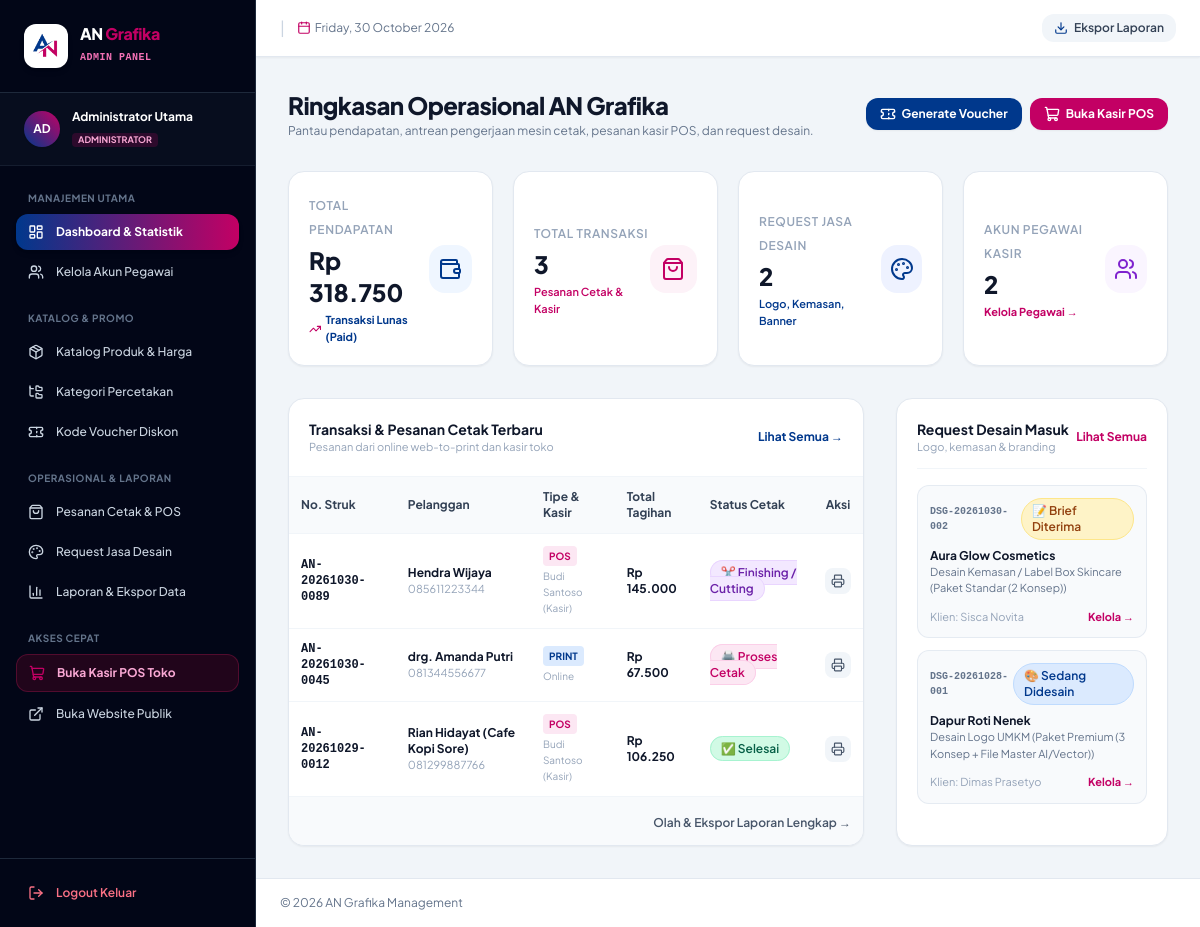
/admin/index.php (signed in), run on the app's committed database.
### tables this page shows
CREATE TABLE `orders` (
  `id` INT AUTO_INCREMENT PRIMARY KEY,
  `receipt_no` VARCHAR(60) NOT NULL UNIQUE,
  `order_type` ENUM('print', 'design', 'pos') NOT NULL DEFAULT 'print',
  `customer_name` VARCHAR(100) NOT NULL,
  `customer_phone` VARCHAR(25) NOT NULL,
  `customer_email` VARCHAR(100) DEFAULT NULL,
  `subtotal` DECIMAL(12,2) NOT NULL DEFAULT 0.00,
  `voucher_code` VARCHAR(50) DEFAULT NULL,
  `discount_amount` DECIMAL(12,2) NOT NULL DEFAULT 0.00,
  `total_amount` DECIMAL(12,2) NOT NULL DEFAULT 0.00,
  `paid_amount` DECIMAL(12,2) NOT NULL DEFAULT 0.00,
  `change_amount` DECIMAL(12,2) NOT NULL DEFAULT 0.00,
  `payment_method` ENUM('cash', 'qris', 'transfer', 'debit') NOT NULL DEFAULT 'cash',
  `payment_status` ENUM('unpaid', 'paid', 'dp') NOT NULL DEFAULT 'paid',
  `production_status` ENUM('pending', 'verified', 'printing', 'finishing', 'ready', 'completed', 'cancelled') NOT NULL DEFAULT 'pending',
  `delivery_type` ENUM('pickup', 'delivery') NOT NULL DEFAULT 'pickup',
  `delivery_address` TEXT DEFAULT NULL,
  `notes` TEXT DEFAULT NULL,
  `staff_id` INT DEFAULT NULL,
  `created_at` DATETIME DEFAULT CURRENT_TIMESTAMP,
  `updated_at` DATETIME DEFAULT CURRENT_TIMESTAMP ON UPDATE CURRENT_TIMESTAMP,
  FOREIGN KEY (`staff_id`) REFERENCES `users`(`id`) ON DELETE SET NULL
);

CREATE TABLE `users` (
  `id` INT AUTO_INCREMENT PRIMARY KEY,
  `name` VARCHAR(100) NOT NULL,
  `username` VARCHAR(50) NOT NULL UNIQUE,
  `email` VARCHAR(100) NOT NULL,
  `password` VARCHAR(255) NOT NULL,
  `role` ENUM('admin', 'pegawai') NOT NULL DEFAULT 'pegawai',
  `phone` VARCHAR(20) DEFAULT NULL,
  `status` ENUM('active', 'inactive') NOT NULL DEFAULT 'active',
  `created_at` DATETIME DEFAULT CURRENT_TIMESTAMP
);

CREATE TABLE `design_requests` (
  `id` INT AUTO_INCREMENT PRIMARY KEY,
  `ticket_no` VARCHAR(60) NOT NULL UNIQUE,
  `receipt_no` VARCHAR(60) DEFAULT NULL,
  `customer_name` VARCHAR(100) NOT NULL,
  `customer_phone` VARCHAR(25) NOT NULL,
  `customer_email` VARCHAR(100) DEFAULT NULL,
  `design_type` VARCHAR(100) NOT NULL,
  `brand_name` VARCHAR(150) NOT NULL,
  `tagline` VARCHAR(200) DEFAULT NULL,
  `preferred_colors` VARCHAR(150) DEFAULT NULL,
  `design_style` VARCHAR(100) DEFAULT NULL,
  `design_brief` TEXT NOT NULL,
  `reference_file` VARCHAR(255) DEFAULT NULL,
  `package_type` VARCHAR(50) NOT NULL DEFAULT 'Standar',
  `estimated_price` DECIMAL(12,2) NOT NULL DEFAULT 0.00,
  `status` ENUM('submitted', 'in_progress', 'review_ready', 'revision', 'completed') NOT NULL DEFAULT 'submitted',
  `preview_file` VARCHAR(255) DEFAULT NULL,
  `designer_notes` TEXT DEFAULT NULL,
  `created_at` DATETIME DEFAULT CURRENT_TIMESTAMP,
  `updated_at` DATETIME DEFAULT CURRENT_TIMESTAMP ON UPDATE CURRENT_TIMESTAMP
);

### admin/index.php (the view, shortened to what this page needs)
<?php
require_once __DIR__ . '/../includes/admin_header.php';
$totalRevenue = 0;
$totalOrders = 0;
$totalDesigns = 0;
$totalEmployees = 0;
$recentOrders = [];
$recentDesigns = [];
try {
    $db = getDB();
    $totalRevenue = (float)$db->query("SELECT SUM(total_amount) FROM orders WHERE payment_status = 'paid'")->fetchColumn();
    $totalOrders = (int)$db->query("SELECT COUNT(*) FROM orders")->fetchColumn();
    $totalDesigns = (int)$db->query("SELECT COUNT(*) FROM design_requests")->fetchColumn();
    $totalEmployees = (int)$db->query("SELECT COUNT(*) FROM users WHERE role = 'pegawai'")->fetchColumn();
    $oStmt = $db->query("SELECT o.*, u.name as staff_name FROM orders o LEFT JOIN users u ON o.staff_id = u.id ORDER BY o.id DESC LIMIT 6");
    $recentOrders = $oStmt->fetchAll();
    $dStmt = $db->query("SELECT * FROM design_requests ORDER BY id DESC LIMIT 4");
    $recentDesigns = $dStmt->fetchAll();
} catch (Exception $e) {
}
?>
<div class="space-y-8">
    <div class="flex flex-col sm:flex-row sm:items-center justify-between gap-4">
        <div>
            <h1 class="text-2xl font-black text-slate-900 tracking-tight">Ringkasan Operasional AN Grafika</h1>
            <p class="text-xs text-slate-500 mt-0.5">Pantau pendapatan, antrean pengerjaan mesin cetak, pesanan kasir POS, dan request desain.</p>
        </div>
        <div class="flex items-center gap-2">
            <a href="vouchers.php" class="inline-flex items-center gap-1.5 px-3.5 py-2 rounded-xl text-xs font-bold text-white bg-[#00388C] hover:bg-[#002c70] shadow-sm transition">
                <i data-lucide="ticket" class="w-4 h-4"></i>
                <span>Generate Voucher</span>
            </a>
            <a href="../staff/pos.php" target="_blank" class="inline-flex items-center gap-1.5 px-3.5 py-2 rounded-xl text-xs font-bold text-white bg-[#C30064] hover:bg-[#a30053] shadow-sm transition">
                <i data-lucide="shopping-cart" class="w-4 h-4"></i>
                <span>Buka Kasir POS</span>
            </a>
        </div>
    </div>
    <div class="grid grid-cols-1 sm:grid-cols-2 lg:grid-cols-4 gap-5">
        <div class="bg-white p-5 rounded-2xl border border-slate-200 shadow-sm flex items-center justify-between">
            <div>
                <span class="text-xs font-semibold text-slate-400 uppercase tracking-wider">Total Pendapatan</span>
                <p class="text-xl sm:text-2xl font-black text-slate-900 mt-1"><?= formatRupiah($totalRevenue); ?></p>
                <span class="text-[11px] text-[#00388C] font-bold flex items-center gap-1 mt-1">
                    <i data-lucide="trending-up" class="w-3.5 h-3.5 text-[#C30064]"></i>
                    <span>Transaksi Lunas (Paid)</span>
                </span>
            </div>
            <div class="w-12 h-12 rounded-2xl bg-blue-50 text-[#00388C] flex items-center justify-center font-bold">
                <i data-lucide="wallet" class="w-6 h-6"></i>
            </div>
        </div>
        <div class="bg-white p-5 rounded-2xl border border-slate-200 shadow-sm flex items-center justify-between">
            <div>
                <span class="text-xs font-semibold text-slate-400 uppercase tracking-wider">Total Transaksi</span>
                <p class="text-xl sm:text-2xl font-black text-slate-900 mt-1"><?= number_format($totalOrders, 0, ',', '.'); ?></p>
                <span class="text-[11px] text-[#C30064] font-semibold mt-1 block">Pesanan Cetak & Kasir</span>
            </div>
            <div class="w-12 h-12 rounded-2xl bg-pink-50 text-[#C30064] flex items-center justify-center font-bold">
                <i data-lucide="shopping-bag" class="w-6 h-6"></i>
            </div>
        </div>
        <div class="bg-white p-5 rounded-2xl border border-slate-200 shadow-sm flex items-center justify-between">
            <div>
                <span class="text-xs font-semibold text-slate-400 uppercase tracking-wider">Request Jasa Desain</span>
                <p class="text-xl sm:text-2xl font-black text-slate-900 mt-1"><?= number_format($totalDesigns, 0, ',', '.'); ?></p>
                <span class="text-[11px] text-[#00388C] font-semibold mt-1 block">Logo, Kemasan, Banner</span>
            </div>
            <div class="w-12 h-12 rounded-2xl bg-indigo-50 text-[#00388C] flex items-center justify-center font-bold">
                <i data-lucide="palette" class="w-6 h-6"></i>
            </div>
        </div>
        <div class="bg-white p-5 rounded-2xl border border-slate-200 shadow-sm flex items-center justify-between">
            <div>
                <span class="text-xs font-semibold text-slate-400 uppercase tracking-wider">Akun Pegawai Kasir</span>
                <p class="text-xl sm:text-2xl font-black text-slate-900 mt-1"><?= number_format($totalEmployees, 0, ',', '.'); ?></p>
                <a href="employees.php" class="text-[11px] text-[#C30064] hover:underline font-bold mt-1 block">Kelola Pegawai &rarr;</a>
            </div>
            <div class="w-12 h-12 rounded-2xl bg-purple-50 text-purple-700 flex items-center justify-center font-bold">
                <i data-lucide="users" class="w-6 h-6"></i>
            </div>
        </div>
    </div>
    <div class="grid grid-cols-1 lg:grid-cols-12 gap-8">
        <div class="lg:col-span-8 bg-white rounded-2xl border border-slate-200 shadow-sm overflow-hidden flex flex-col justify-between">
            <div class="p-5 border-b border-slate-100 flex items-center justify-between">
                <div>
                    <h2 class="font-bold text-sm text-slate-900">Transaksi & Pesanan Cetak Terbaru</h2>
                    <p class="text-[11px] text-slate-400">Pesanan dari online web-to-print dan kasir toko</p>
                </div>
                <a href="orders.php" class="text-xs font-bold text-[#00388C] hover:text-[#C30064]">Lihat Semua &rarr;</a>
            </div>
            <div class="overflow-x-auto">
                <table class="w-full text-left text-xs text-slate-600">
                    <thead class="bg-slate-50 text-slate-700 font-semibold border-b border-slate-100">
                        <tr>
                            <th class="p-3">No. Struk</th>
                            <th class="p-3">Pelanggan</th>
                            <th class="p-3">Tipe & Kasir</th>
                            <th class="p-3">Total Tagihan</th>
                            <th class="p-3">Status Cetak</th>
                            <th class="p-3 text-center">Aksi</th>
                        </tr>
                    </thead>
                    <tbody class="divide-y divide-slate-100">
                        <?php foreach ($recentOrders as $ro): ?>
                            <tr class="hover:bg-slate-50/70 transition">
                                <td class="p-3 font-mono font-bold text-slate-900">
                                    <a href="../receipt.php?receipt_no=<?= urlencode($ro['receipt_no']); ?>" target="_blank" class="hover:text-[#00388C] hover:underline">
                                        <?= htmlspecialchars($ro['receipt_no']); ?>
                                    </a>
                                </td>
                                <td class="p-3">
                                    <p class="font-bold text-slate-900"><?= htmlspecialchars($ro['customer_name']); ?></p>
                                    <p class="text-[11px] text-slate-400"><?= htmlspecialchars($ro['customer_phone']); ?></p>
                                </td>
                                <td class="p-3">
                                    <span class="inline-block px-1.5 py-0.5 rounded text-[10px] font-bold uppercase <?= $ro['order_type'] === 'pos' ? 'bg-pink-100 text-[#C30064]' : 'bg-blue-100 text-[#00388C]'; ?>">
                                        <?= strtoupper($ro['order_type']); ?>
                                    </span>
                                    <p class="text-[10px] text-slate-400 mt-0.5"><?= htmlspecialchars($ro['staff_name'] ?? 'Online'); ?></p>
                                </td>
                                <td class="p-3 font-bold text-slate-900">
                                    <?= formatRupiah($ro['total_amount']); ?>
                                </td>
                                <td class="p-3">
                                    <?= getStatusBadge($ro['production_status'], 'production'); ?>
                                </td>
                                <td class="p-3 text-center">
                                    <a href="../receipt.php?receipt_no=<?= urlencode($ro['receipt_no']); ?>" target="_blank" title="Lihat Struk Kasir" class="inline-flex p-1.5 rounded-lg bg-slate-100 hover:bg-slate-200 text-slate-600 transition">
                                        <i data-lucide="printer" class="w-3.5 h-3.5"></i>
                                    </a>
                                </td>
                            </tr>
                        <?php endforeach; ?>
                    </tbody>
                </table>
            </div>
            <div class="p-3 bg-slate-50 border-t border-slate-100 text-right">
                <a href="reports.php" class="text-xs text-slate-600 font-semibold hover:text-[#00388C]">
                    Olah & Ekspor Laporan Lengkap &rarr;
                </a>
            </div>
        </div>
        <div class="lg:col-span-4 bg-white rounded-2xl border border-slate-200 shadow-sm p-5 space-y-4">
            <div class="flex items-center justify-between pb-3 border-b border-slate-100">
                <div>
                    <h3 class="font-bold text-sm text-slate-900">Request Desain Masuk</h3>
                    <p class="text-[11px] text-slate-400">Logo, kemasan & branding</p>
                </div>
                <a href="designs.php" class="text-xs font-bold text-[#C30064] hover:underline">Lihat Semua</a>
            </div>
            <div class="space-y-3">
                <?php foreach ($recentDesigns as $rd): ?>
                    <div class="p-3 rounded-xl bg-slate-50 border border-slate-200/80 space-y-2">
                        <div class="flex items-center justify-between">
                            <span class="text-[10px] font-mono font-bold text-slate-500"><?= htmlspecialchars($rd['ticket_no']); ?></span>
                            <?= getStatusBadge($rd['status'], 'design'); ?>
                        </div>
                        <div>
                            <p class="text-xs font-bold text-slate-900"><?= htmlspecialchars($rd['brand_name']); ?></p>
                            <p class="text-[11px] text-slate-500"><?= htmlspecialchars($rd['design_type']); ?> (<?= htmlspecialchars($rd['package_type']); ?>)</p>
                        </div>
                        <div class="pt-1 flex items-center justify-between text-[11px]">
                            <span class="text-slate-400">Klien: <?= htmlspecialchars($rd['customer_name']); ?></span>
                            <a href="designs.php" class="text-[#C30064] font-bold hover:underline">Kelola &rarr;</a>
                        </div>
                    </div>
                <?php endforeach; ?>
            </div>
        </div>
    </div>
</div>
<?php require_once __DIR__ . '/../includes/admin_footer.php'; ?>

### includes/functions.php (shortened to what this page needs)
<?php
function formatRupiah($amount) {
    return 'Rp ' . number_format((float)$amount, 0, ',', '.');
}
function getStatusBadge($status, $type = 'production') {
    if ($type === 'production') {
        switch ($status) {
            case 'printing':
                return '<span class="px-2.5 py-1 text-xs font-semibold rounded-full bg-pink-100 text-[#C30064] border border-pink-200 animate-pulse">🖨️ Proses Cetak</span>';
            case 'finishing':
                return '<span class="px-2.5 py-1 text-xs font-semibold rounded-full bg-purple-100 text-purple-800 border border-purple-200">✂️ Finishing / Cutting</span>';
            case 'completed':
                return '<span class="px-2.5 py-1 text-xs font-semibold rounded-full bg-emerald-100 text-emerald-800 border border-emerald-200">✅ Selesai</span>';
        }
    } elseif ($type === 'design') {
        switch ($status) {
            case 'submitted':
                return '<span class="px-2.5 py-1 text-xs font-semibold rounded-full bg-amber-100 text-amber-800 border border-amber-200">📝 Brief Diterima</span>';
            case 'in_progress':
                return '<span class="px-2.5 py-1 text-xs font-semibold rounded-full bg-blue-100 text-[#00388C] border border-blue-200">🎨 Sedang Didesain</span>';
        }
    }
    return '';
}

### includes/admin_header.php (style rules this page uses)
body { font-family: 'Plus Jakarta Sans', sans-serif; }

### data on the page
orders: receipt_no "AN-20261030-0089", customer_name "Hendra Wijaya", customer_phone "085611223344", order_type "POS", staff.name "Budi Santoso (Kasir)", total_amount "Rp 145.000", production_status "✂️ Finishing / Cutting"
orders: receipt_no "AN-20261030-0045", customer_name "drg. Amanda Putri", customer_phone "081344556677", order_type "PRINT", staff_name "Online", total_amount "Rp 67.500", production_status "🖨️ Proses Cetak"
orders: receipt_no "AN-20261029-0012", customer_name "Rian Hidayat (Cafe Kopi Sore)", customer_phone "081299887766", order_type "POS", staff.name "Budi Santoso (Kasir)", total_amount "Rp 106.250", production_status "✅ Selesai"
design_requests: ticket_no "DSG-20261030-002", status "📝 Brief Diterima", brand_name "Aura Glow Cosmetics", design_type "Desain Kemasan / Label Box Skincare", package_type "Paket Standar (2 Konsep)", customer_name "Sisca Novita"
design_requests: ticket_no "DSG-20261028-001", status "🎨 Sedang Didesain", brand_name "Dapur Roti Nenek", design_type "Desain Logo UMKM", package_type "Paket Premium (3 Konsep + File Master AI/Vector)", customer_name "Dimas Prasetyo"

### other printed values
substr($currentUser['name'], 0, 2) "AD"
$currentUser['name'] "Administrator Utama"
formatRupiah($totalRevenue) "Rp 318.750"
$totalOrders "3"
$totalDesigns "2"
$totalEmployees "2"
